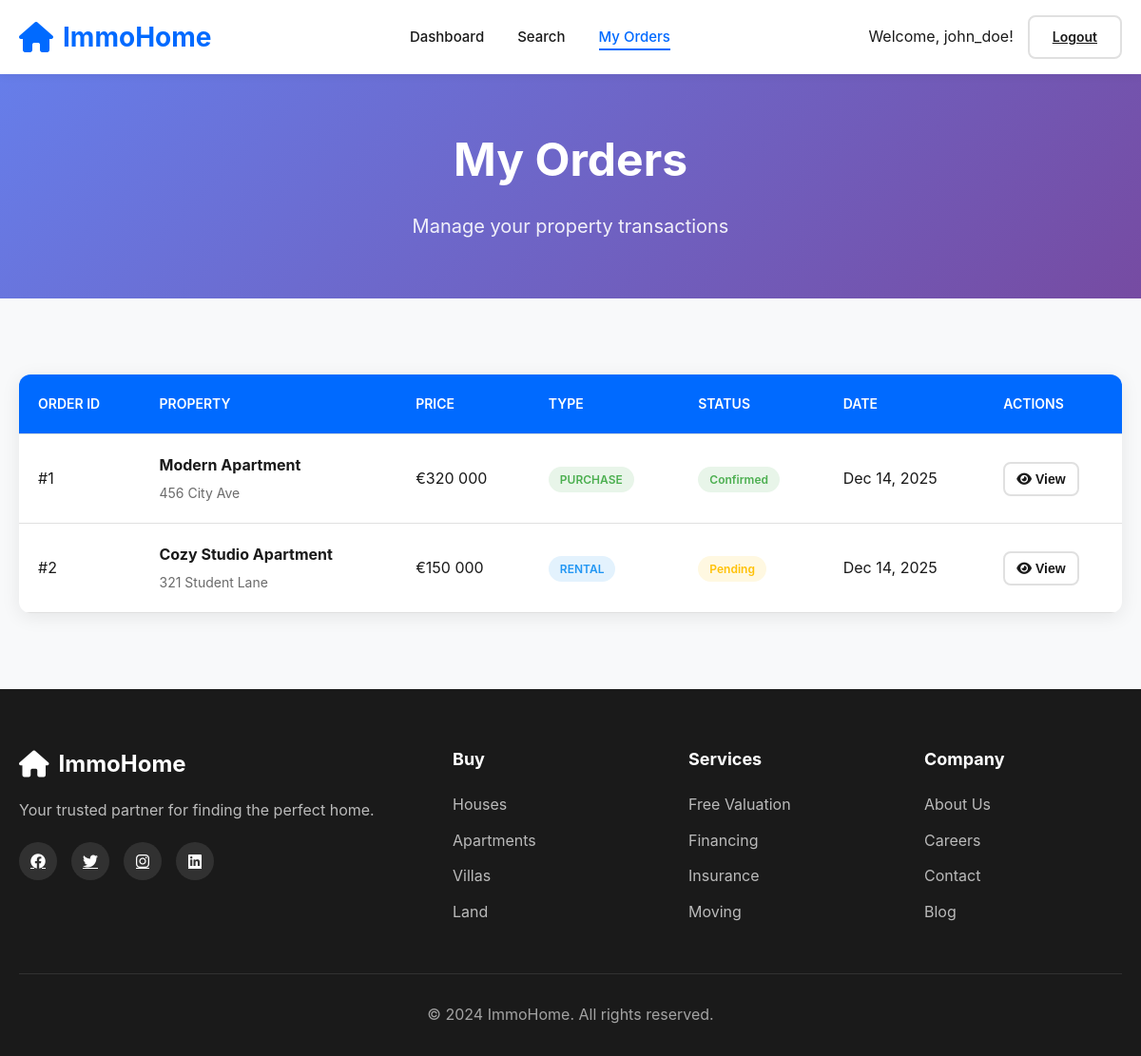
Screenshot of /user/my_orders.php (signed in) with the database file from the repository.
### tables this page shows
CREATE TABLE IF NOT EXISTS orders (
    id INT AUTO_INCREMENT PRIMARY KEY,
    user_id INT NOT NULL,
    property_id INT NOT NULL,
    order_type ENUM('purchase', 'rental', 'sale') NOT NULL,
    status ENUM('pending', 'confirmed', 'completed', 'cancelled') DEFAULT 'pending',
    created_at TIMESTAMP DEFAULT CURRENT_TIMESTAMP,
    FOREIGN KEY (user_id) REFERENCES users(id),
    FOREIGN KEY (property_id) REFERENCES properties(id)
);

CREATE TABLE IF NOT EXISTS properties (
    id INT AUTO_INCREMENT PRIMARY KEY,
    title VARCHAR(255) NOT NULL,
    description TEXT,
    price DECIMAL(12, 2) NOT NULL,
    address VARCHAR(255) NOT NULL,
    city VARCHAR(100) NOT NULL,
    type ENUM('house', 'apartment', 'villa', 'land') NOT NULL,
    bedrooms INT,
    bathrooms INT,
    area_sqm INT,
    status ENUM('for_sale', 'for_rent', 'sold', 'rented') DEFAULT 'for_sale',
    agent_id INT,
    created_at TIMESTAMP DEFAULT CURRENT_TIMESTAMP,
    FOREIGN KEY (agent_id) REFERENCES users(id)
);

### user/my_orders.php (the view, shortened to what this page needs)
<?php
require_once dirname(__DIR__) . '/config.php';
$username = $_SESSION['username'];
$userRole = $_SESSION['role'];
try {
    $stmt = $pdo->prepare("
        SELECT o.*, p.title as property_title, p.price as property_price, p.address as property_address
        FROM orders o
        JOIN properties p ON o.property_id = p.id
        WHERE o.user_id = ?
        ORDER BY o.created_at DESC
    ");
    $stmt->execute([$_SESSION['user_id']]);
    $orders = $stmt->fetchAll(PDO::FETCH_ASSOC);
} catch(PDOException $e) {
    $orders = [];
    $error = "An error occurred while fetching orders.";
}
?>
<!DOCTYPE html>
<html lang="en">
<head>
    <link rel="stylesheet" href="../assets/style.css">
    <link rel="stylesheet" href="https://cdnjs.cloudflare.com/ajax/libs/font-awesome/6.4.0/css/all.min.css">
</head>
<body>
    <header>
        <nav class="navbar">
            <div class="container">
                <div class="logo" onclick="location.href='index.html'">
                    <i class="fas fa-home"></i>
                    <span>ImmoHome</span>
                </div>
                <ul class="nav-links">
                    <?php if ($userRole == 'buyer'): ?>
                        <li><a href="buyer_dashboard.php">Dashboard</a></li>
                    <?php elseif ($userRole == 'seller'): ?>
                        <li><a href="seller_dashboard.php">Dashboard</a></li>
                    <?php elseif ($userRole == 'agent'): ?>
                        <li><a href="agent_dashboard.php">Dashboard</a></li>
                    <?php endif; ?>
                    <li><a href="search_properties.php">Search</a></li>
                    <li><a href="my_orders.php" class="active">My Orders</a></li>
                </ul>
                <div class="nav-actions">
                    <span class="user-welcome">Welcome, <?php echo htmlspecialchars($username); ?>!</span>
                    <a href="logout.php" class="btn-secondary">Logout</a>
                </div>
            </div>
        </nav>
    </header>
    <section class="orders-hero">
        <div class="container">
            <h1>My Orders</h1>
            <p>Manage your property transactions</p>
        </div>
    </section>
    <section class="orders-section">
        <div class="container">
            <?php if (count($orders) > 0): ?>
                <div class="orders-table">
                    <table>
                        <thead>
                            <tr>
                                <th>Order ID</th>
                                <th>Property</th>
                                <th>Price</th>
                                <th>Type</th>
                                <th>Status</th>
                                <th>Date</th>
                                <th>Actions</th>
                            </tr>
                        </thead>
                        <tbody>
                            <?php foreach ($orders as $order): ?>
                                <tr>
                                    <td>#<?php echo $order['id']; ?></td>
                                    <td>
                                        <div class="property-info-small">
                                            <h4><?php echo htmlspecialchars($order['property_title']); ?></h4>
                                            <p><?php echo htmlspecialchars($order['property_address']); ?></p>
                                        </div>
                                    </td>
                                    <td>€<?php echo number_format($order['property_price'], 0, ',', ' '); ?></td>
                                    <td>
                                        <span class="order-type <?php echo $order['order_type']; ?>">
                                            <?php echo ucfirst($order['order_type']); ?>
                                        </span>
                                    </td>
                                    <td>
                                        <span class="order-status <?php echo $order['status']; ?>">
                                            <?php echo ucfirst($order['status']); ?>
                                        </span>
                                    </td>
                                    <td><?php echo date('M j, Y', strtotime($order['created_at'])); ?></td>
                                    <td>
                                        <button class="btn-secondary btn-sm" onclick="viewOrder(<?php echo $order['id']; ?>)">
                                            <i class="fas fa-eye"></i> View
                                        </button>
                                    </td>
                                </tr>
                            <?php endforeach; ?>
                        </tbody>
                    </table>
                </div>
            <?php endif; ?>
        </div>
    </section>
    <footer>
        <div class="container">
            <div class="footer-grid">
                <div class="footer-col">
                    <div class="footer-logo">
                        <i class="fas fa-home"></i>
                        <span>ImmoHome</span>
                    </div>
                    <p>Your trusted partner for finding the perfect home.</p>
                    <div class="social-links">
                        <a href="#"><i class="fab fa-facebook"></i></a>
                        <a href="#"><i class="fab fa-twitter"></i></a>
                        <a href="#"><i class="fab fa-instagram"></i></a>
                        <a href="#"><i class="fab fa-linkedin"></i></a>
                    </div>
                </div>
                <div class="footer-col">
                    <h4>Buy</h4>
                    <ul>
                        <li><a href="#">Houses</a></li>
                        <li><a href="#">Apartments</a></li>
                        <li><a href="#">Villas</a></li>
                        <li><a href="#">Land</a></li>
                    </ul>
                </div>
                <div class="footer-col">
                    <h4>Services</h4>
                    <ul>
                        <li><a href="#">Free Valuation</a></li>
                        <li><a href="#">Financing</a></li>
                        <li><a href="#">Insurance</a></li>
                        <li><a href="#">Moving</a></li>
                    </ul>
                </div>
                <div class="footer-col">
                    <h4>Company</h4>
                    <ul>
                        <li><a href="#">About Us</a></li>
                        <li><a href="#">Careers</a></li>
                        <li><a href="#">Contact</a></li>
                        <li><a href="#">Blog</a></li>
                    </ul>
                </div>
            </div>
            <div class="footer-bottom">
                <p>&copy; 2024 ImmoHome. All rights reserved.</p>
            </div>
        </div>
    </footer>
</body>
</html>

### assets/style.css (style rules this page uses)
* { margin: 0; padding: 0; box-sizing: border-box; }
:root { --primary-color: #006AFF; --primary-dark: #0052CC; --secondary-color: #00C896; --text-dark: #1A1A1A; --text-light: #6B6B6B; --bg-light: #F7F7F7; --white: #FFFFFF; --border-color: #E0E0E0; --shadow: 0 4px 20px rgba(0, 0, 0, 0.08); --shadow-hover: 0 8px 30px rgba(0, 0, 0, 0.12); --transition: all 0.3s cubic-bezier(0.4, 0, 0.2, 1); }
.nav-actions { display: flex; gap: 15px; align-items: center; }
body { font-family: -apple-system, BlinkMacSystemFont, 'Segoe UI', Roboto, Oxygen, Ubuntu, Cantarell, sans-serif; color: var(--text-dark); line-height: 1.6; overflow-x: hidden; }
.container { max-width: 1280px; margin: 0 auto; padding: 0 20px; }
header { position: fixed; top: 0; left: 0; right: 0; background: var(--white); box-shadow: 0 2px 10px rgba(0, 0, 0, 0.05); z-index: 1000; transition: var(--transition); }
.navbar { padding: 16px 0; }
.navbar .container { display: flex; justify-content: space-between; align-items: center; }
.logo { display: flex; align-items: center; gap: 10px; font-size: 28px; font-weight: bold; color: var(--primary-color); cursor: pointer; }
.logo i { font-size: 32px; }
.nav-links { display: flex; list-style: none; gap: 35px; }
.nav-links a { text-decoration: none; color: var(--text-dark); font-weight: 500; font-size: 15px; transition: var(--transition); position: relative; }
.nav-links a:hover, .nav-links a.active { color: var(--primary-color); }
.nav-links a::after { content: ''; position: absolute; bottom: -5px; left: 0; width: 0; height: 2px; background: var(--primary-color); transition: var(--transition); }
.nav-links a:hover::after, .nav-links a.active::after { width: 100%; }
.btn-primary, .btn-secondary { padding: 10px 24px; border: none; border-radius: 8px; font-weight: 600; cursor: pointer; transition: var(--transition); font-size: 14px; }
.btn-secondary { background: transparent; color: var(--text-dark); border: 2px solid var(--border-color); }
footer { background: var(--text-dark); color: var(--white); padding: 60px 0 30px; }
.footer-grid { display: grid; grid-template-columns: 2fr 1fr 1fr 1fr; gap: 40px; margin-bottom: 40px; }
.footer-logo { display: flex; align-items: center; gap: 10px; font-size: 24px; font-weight: bold; margin-bottom: 15px; }
.footer-logo i { font-size: 28px; }
.footer-col p { color: rgba(255, 255, 255, 0.7); margin-bottom: 20px; line-height: 1.7; }
.social-links { display: flex; gap: 15px; }
.social-links a { width: 40px; height: 40px; background: rgba(255, 255, 255, 0.1); border-radius: 50%; display: flex; align-items: center; justify-content: center; color: var(--white); transition: var(--transition); }
.footer-col h4 { margin-bottom: 20px; font-size: 18px; }
.footer-col ul { list-style: none; }
.footer-col ul li { margin-bottom: 12px; }
.footer-col ul li a { color: rgba(255, 255, 255, 0.7); text-decoration: none; transition: var(--transition); }
.footer-bottom { padding-top: 30px; border-top: 1px solid rgba(255, 255, 255, 0.1); text-align: center; color: rgba(255, 255, 255, 0.6); }

### user/my_orders.php (style rules this page uses)
.orders-hero { margin-top: 70px; padding: 60px 0; background: linear-gradient(135deg, #667eea 0%, #764ba2 100%); color: white; text-align: center; }
.orders-hero h1 { font-size: 48px; margin-bottom: 15px; }
.orders-hero p { font-size: 20px; opacity: 0.9; }
.orders-section { padding: 80px 0; background: #f8f9fa; }
.orders-table { background: white; border-radius: 12px; box-shadow: 0 4px 20px rgba(0, 0, 0, 0.08); overflow: hidden; }
table { width: 100%; border-collapse: collapse; }
thead { background: #006AFF; color: white; }
th, td { padding: 20px; text-align: left; border-bottom: 1px solid #e0e0e0; }
th { font-weight: 600; text-transform: uppercase; font-size: 14px; }
.property-info-small h4 { margin: 0 0 5px 0; font-size: 16px; color: #1A1A1A; }
.property-info-small p { margin: 0; color: #6B6B6B; font-size: 14px; }
.order-type { padding: 6px 12px; border-radius: 20px; font-size: 12px; font-weight: 600; text-transform: uppercase; }
.order-type.purchase { background: #E8F5E9; color: #4CAF50; }
.order-type.rental { background: #E3F2FD; color: #2196F3; }
.order-status { padding: 6px 12px; border-radius: 20px; font-size: 12px; font-weight: 600; }
.order-status.pending { background: #FFF8E1; color: #FFC107; }
.order-status.confirmed { background: #E8F5E9; color: #4CAF50; }
.btn-sm { padding: 8px 12px; font-size: 14px; }

### rows the page displays
orders: id "1", property.title "Modern Apartment", property.address "456 City Ave", property.price "320 000", order_type "PURCHASE", status "Confirmed", created_at "Dec 14, 2025"
orders: id "2", property.title "Cozy Studio Apartment", property.address "321 Student Lane", property.price "150 000", order_type "RENTAL", status "Pending", created_at "Dec 14, 2025"

### other values shown
$username "john_doe"
